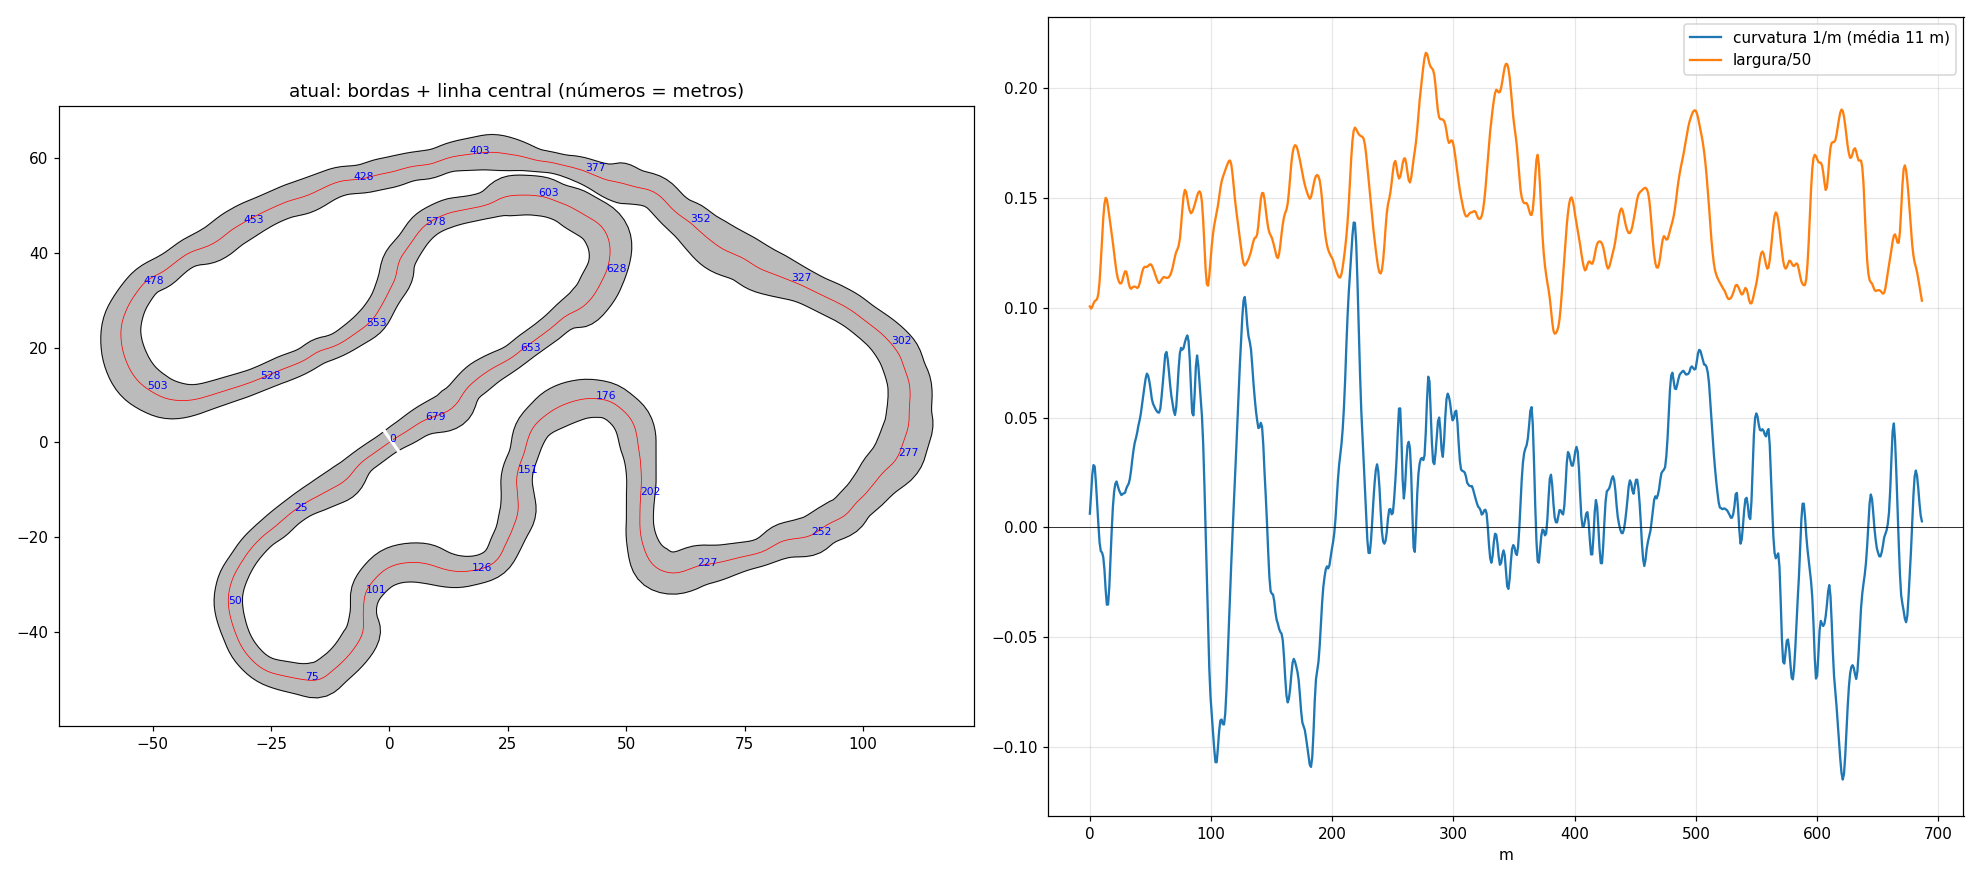

Source code (Python):
# Análise do traçado atual (kart-park.json): curvatura e largura ao longo da volta.
import json, numpy as np, matplotlib
matplotlib.use('Agg'); import matplotlib.pyplot as plt
d = json.load(open('../kart-park.json', encoding='utf-8'))
p = np.array(d['pontos']); xy = p[:, :2]; w = p[:, 2]
seg = np.diff(np.vstack([xy, xy[:1]]), axis=0); ds = np.hypot(*seg.T); s = np.concatenate([[0], np.cumsum(ds)[:-1]])
h = np.unwrap(np.arctan2(seg[:, 1], seg[:, 0]))
k = np.gradient(h) / ds  # curvatura 1/m
ks = np.convolve(np.r_[k[-5:], k, k[:5]], np.ones(11) / 11, 'valid')
fig, ax = plt.subplots(1, 2, figsize=(18, 8))
n = np.c_[-np.sin(h), np.cos(h)]
L = xy + n * w[:, None] / 2; R = xy - n * w[:, None] / 2
ax[0].fill(np.r_[L[:, 0], R[::-1, 0]], np.r_[L[:, 1], R[::-1, 1]], color='#bbb')
ax[0].plot(*L.T, 'k', lw=.6); ax[0].plot(*R.T, 'k', lw=.6); ax[0].plot(*xy.T, 'r', lw=.5)
for i in range(0, len(s), 25): ax[0].annotate(f'{s[i]:.0f}', xy[i], fontsize=7, color='b')
ax[0].set_aspect('equal'); ax[0].set_title('atual: bordas + linha central (números = metros)')
ax[1].plot(s, ks, label='curvatura 1/m (média 11 m)'); ax[1].plot(s, w / 50, label='largura/50')
ax[1].axhline(0, color='k', lw=.5); ax[1].legend(); ax[1].grid(alpha=.3); ax[1].set_xlabel('m')
plt.tight_layout(); plt.savefig('a_analise.png', dpi=110)
print('volta', round(ds.sum(), 1), 'm; pontos', len(xy))
# sinais de "tortura": trocas de sinal da curvatura e raios < 6 m
r = 1 / np.maximum(np.abs(ks), 1e-6)
print('trechos com raio < 6 m:', [round(s[i]) for i in np.where(r < 6)[0][::5]])
sign = np.sign(np.where(np.abs(ks) < 0.01, 0, ks)); ch = np.where(np.diff(sign[sign != 0]) != 0)[0]
print('trocas de lado da curva:', len(ch))
